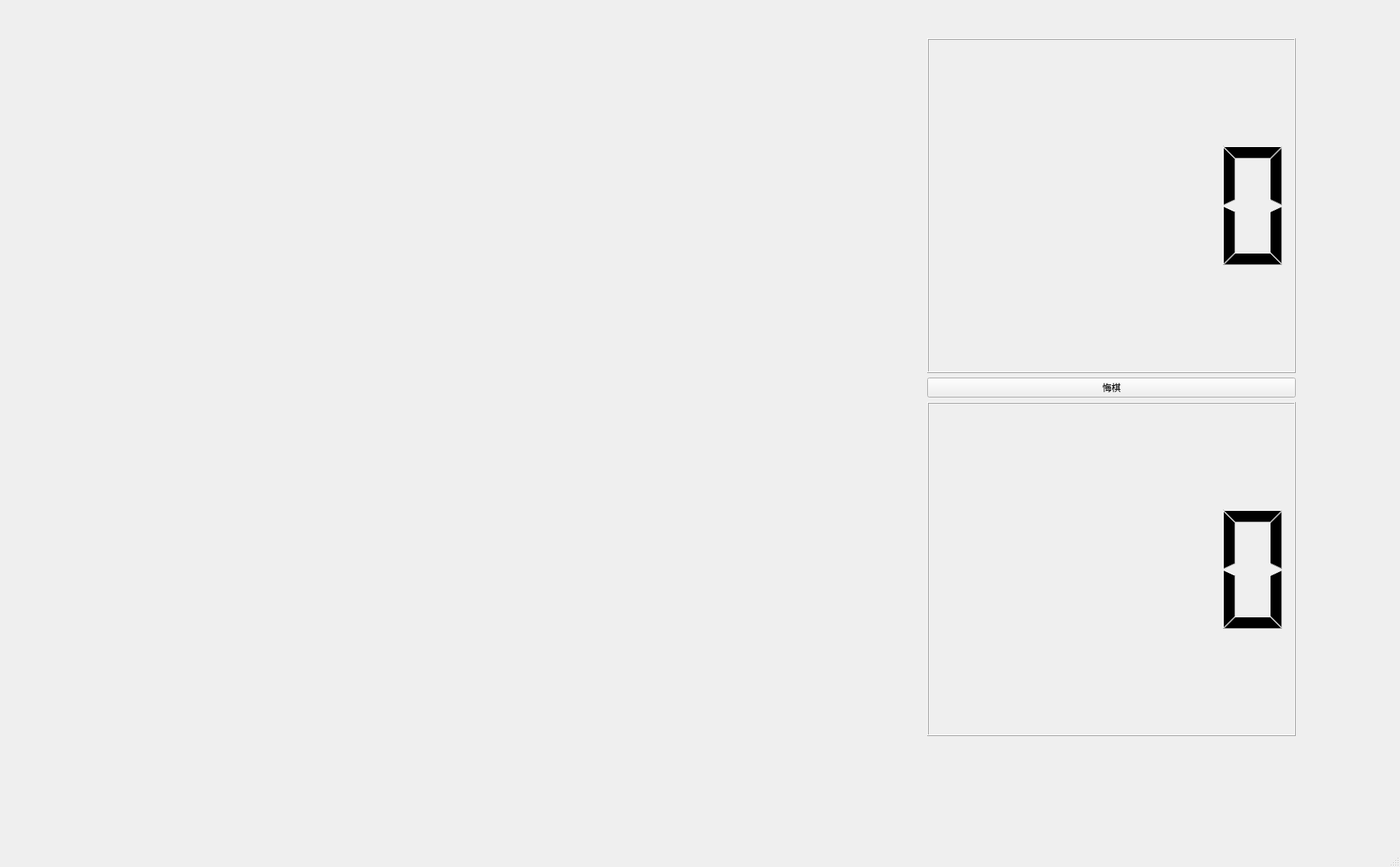
<?xml version="1.0" encoding="UTF-8"?>
<ui version="4.0">
 <class>ChessBoard</class>
 <widget class="QMainWindow" name="ChessBoard">
  <property name="geometry">
   <rect>
    <x>0</x>
    <y>0</y>
    <width>1827</width>
    <height>1132</height>
   </rect>
  </property>
  <property name="windowTitle">
   <string>MainWindow</string>
  </property>
  <widget class="QWidget" name="centralwidget">
   <widget class="QWidget" name="widget" native="true">
    <property name="geometry">
     <rect>
      <x>1210</x>
      <y>50</y>
      <width>481</width>
      <height>911</height>
     </rect>
    </property>
    <layout class="QVBoxLayout" name="verticalLayout">
     <item>
      <widget class="QLCDNumber" name="whiteTime"/>
     </item>
     <item>
      <widget class="QPushButton" name="b">
       <property name="text">
        <string>悔棋</string>
       </property>
      </widget>
     </item>
     <item>
      <widget class="QLCDNumber" name="blackTime"/>
     </item>
    </layout>
   </widget>
  </widget>
  <widget class="QMenuBar" name="menubar">
   <property name="geometry">
    <rect>
     <x>0</x>
     <y>0</y>
     <width>1827</width>
     <height>21</height>
    </rect>
   </property>
  </widget>
  <widget class="QStatusBar" name="statusbar"/>
 </widget>
 <resources/>
 <connections/>
</ui>
